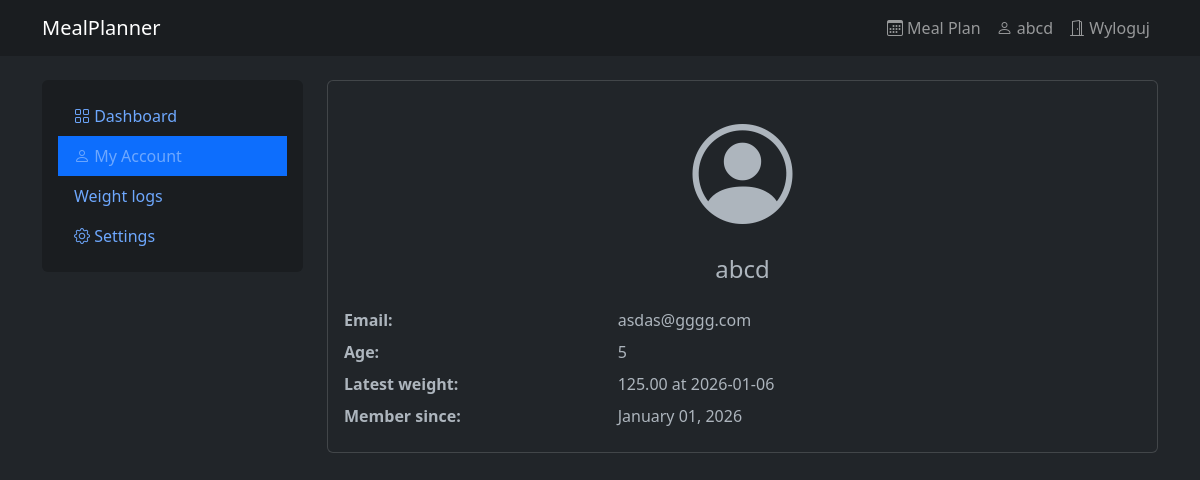
Before: /profile/ (signed in) with the older database file.
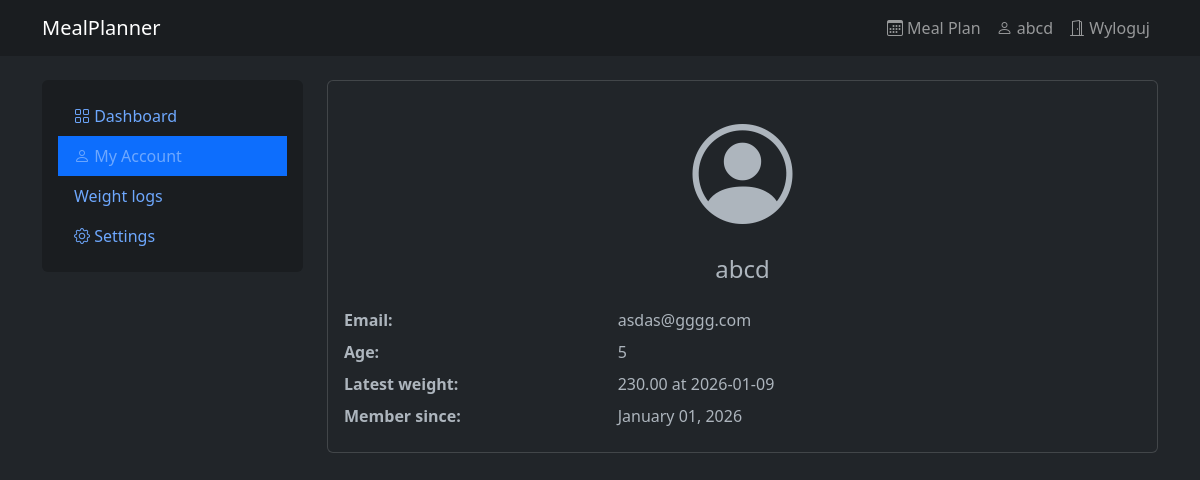
After: the same page with the newer database file.
### users/models.py (models this page shows)
class WeightLog(models.Model):
    user=models.ForeignKey(User,on_delete=models.CASCADE, related_name='weight_logs')
    date=models.DateField()
    weight=models.DecimalField(max_digits=5,decimal_places=2)
    notes=models.TextField(blank=True)
    created_at=models.DateTimeField(auto_now_add=True)
    class Meta:
        ordering=['-date']
        unique_together=['user','date']
    def __str__(self):
        return f'{self.weight} at {self.date}'

### users/views.py (the view)
# urls.py: path('profile/', show_my_profile, name='show_my_profile'),
@login_required
def show_my_profile(request: HttpRequest) -> HttpResponse:
    user = request.user
    try:
        profile = user.profile
    except UserProfile.DoesNotExist:
        profile = None
    latest_weight = user.weight_logs.first()
    if latest_weight is None:
        latest_weight = user.profile.weight
    return render(request, 'user/my_account.html',
                  {
                      'user': user,
                      'profile': profile,
                      'latest_weight': latest_weight
                  }
                  )

### users/models.py (called while the page is built)
    @property
    def age(self):
        today = date.today()
        return today.year - self.birth_date.year - (
                (today.month, today.day) < (self.birth_date.month, self.birth_date.day)
        )

### templates/user/my_account.html (shortened to what this page needs)
{% extends 'base.html' %}
{% block content %}
    <div class="container mt-4">
        <div class="row">
            <div class="col-md-3">
                <nav class="nav flex-column bg-dark-subtle p-3 rounded">
                    <a class="nav-link" href="/food_logs/">
                        <i class="bi bi-grid"></i> Dashboard
                    </a>
                    <a class="nav-link active bg-primary " href="/profile/">
                        <i class="bi bi-person"></i> My Account
                    </a>
                    <a class="nav-link" href="/show_weight_logs/">
                         Weight logs
                    </a>
                    <a class="nav-link" href="/settings/">
                        <i class="bi bi-gear"></i> Settings
                    </a>
                </nav>
            </div>
            <div class="col-md-9">
                <div class="card">
                    <div class="card-body">
                        <div class="text-center mb-4">
                            <i class="bi bi-person-circle" style="font-size: 100px;"></i>
                            <h4 class="mt-2">{{ user.username }}</h4>
                        </div>
                        <dl class="row mb-0 ">
                            <dt class="col-sm-4">Email:</dt>
                            <dd class="col-sm-8">{{ user.email }}</dd>
                            <dt class="col-sm-4">Age:</dt>
                            <dd class="col-sm-8">{{ profile.age }}</dd>
                            <dt class="col-sm-4">Latest weight:</dt>
                            <dd class="col-sm-8">{{ latest_weight }}</dd>
                            <dt class="col-sm-4">Member since:</dt>
                            <dd class="col-sm-8">{{ user.date_joined|date:"F d, Y" }}</dd>
                        </dl>
                    </div>
                </div>
            </div>
        </div>
    </div>
{% endblock %}

Changed rows visible on the page:
removed WeightLog: weight+date "125.00 at 2026-01-06"
added WeightLog: weight+date "230.00 at 2026-01-09"
